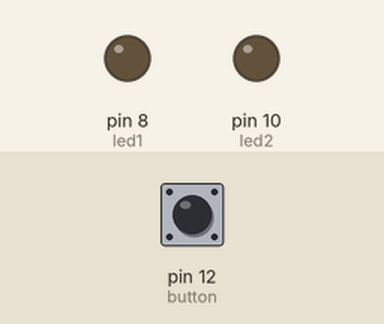
This sketch was run on a simulated Arduino Uno, built with avr-gcc and run on an emulated ATmega328P. On the bench: output pins drawn as LEDs (lit = HIGH). Inputs (shaded band) come from the test bench; at power-on: pin 12 (button) HIGH.

Above: at 1.2 s.
1.3 s: pin 12 (button) pulled LOW for 0.15 s
At 2.3 s:
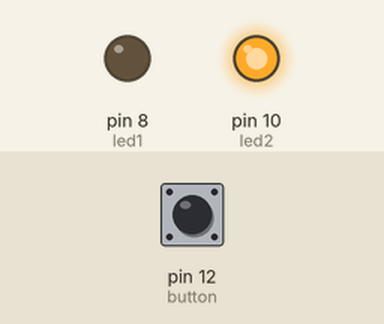
2.9 s: pin 12 (button) pulled LOW for 1 s
At 3.5 s:
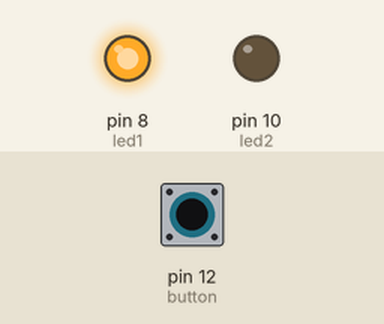
5.4 s: pin 12 (button) pulled LOW for 3.2 s
At 6.6 s:
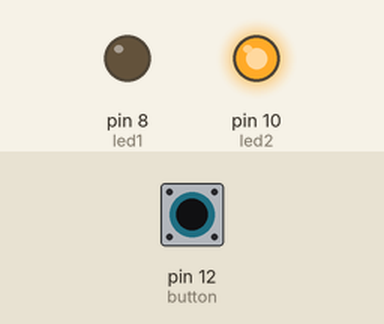
Timing chart, 0 to 8.4 s (numbered marks = the images above; inputs shaded):
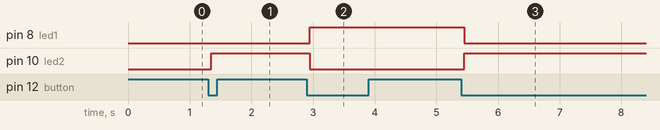

The sketch:

Opdracht_3.ino
```cpp
const int led1 = 8;  // Pin voor de eerste LED
const int led2 = 10; // Pin voor de tweede LED
const int button = 12; // Pin voor de knop

int counter = 0; // Teller voor het bijhouden van het aantal drukken op de knop
int lastButtonState = HIGH; // Variabele voor het opslaan van de vorige knopstatus
const int debounceDelay = 50; // Debounce tijd in milliseconden

void setup() {
  pinMode(led1, OUTPUT); // Stel de eerste LED-pin in als output
  pinMode(led2, OUTPUT); // Stel de tweede LED-pin in als output
  pinMode(button, INPUT_PULLUP); // Stel de knop-pin in als input met interne pull-up weerstand
}

void loop() {
   toggleSwitchLeds(); // Roep de functie aan om de LED's te schakelen op basis van knopdrukken
}

/**
 * De functie toggleSwitchLeds leest de status van de knop en schakelt
 * de LED's aan en uit op basis van het aantal keer dat de knop is ingedrukt.
 * De functie maakt gebruik van een eenvoudige debounce-methode met delay().
 */
void toggleSwitchLeds(){
  int buttonState = digitalRead(button); // Lees de status van de knop

  // Controleer of de knop zojuist is ingedrukt (van hoog naar laag)
  if (buttonState == LOW && lastButtonState == HIGH) {
    counter++; // Verhoog de teller bij elke druk op de knop
    delay(debounceDelay); // Wacht voor de debounce tijd om storingen te voorkomen

    // Als de teller even is, zet de eerste LED aan en de tweede uit
    if (counter % 2 == 0) {
      digitalWrite(led1, HIGH);
      digitalWrite(led2, LOW);
    }
    // Als de teller oneven is, zet de eerste LED uit en de tweede aan
    else {
      digitalWrite(led1, LOW);
      digitalWrite(led2, HIGH);
    }
  }

  lastButtonState = buttonState; // Bewaar de knopstatus voor de volgende loop
}
```

Measured:
- after the input at 1.3 s, pin 10 (led2): LOW → HIGH after 0.05 s
- after the input at 2.9 s, pin 8 (led1): LOW → HIGH after 0.05 s; pin 10 (led2): HIGH → LOW after 0.05 s
- after the input at 5.4 s, pin 8 (led1): HIGH → LOW after 0.05 s; pin 10 (led2): LOW → HIGH after 0.05 s
